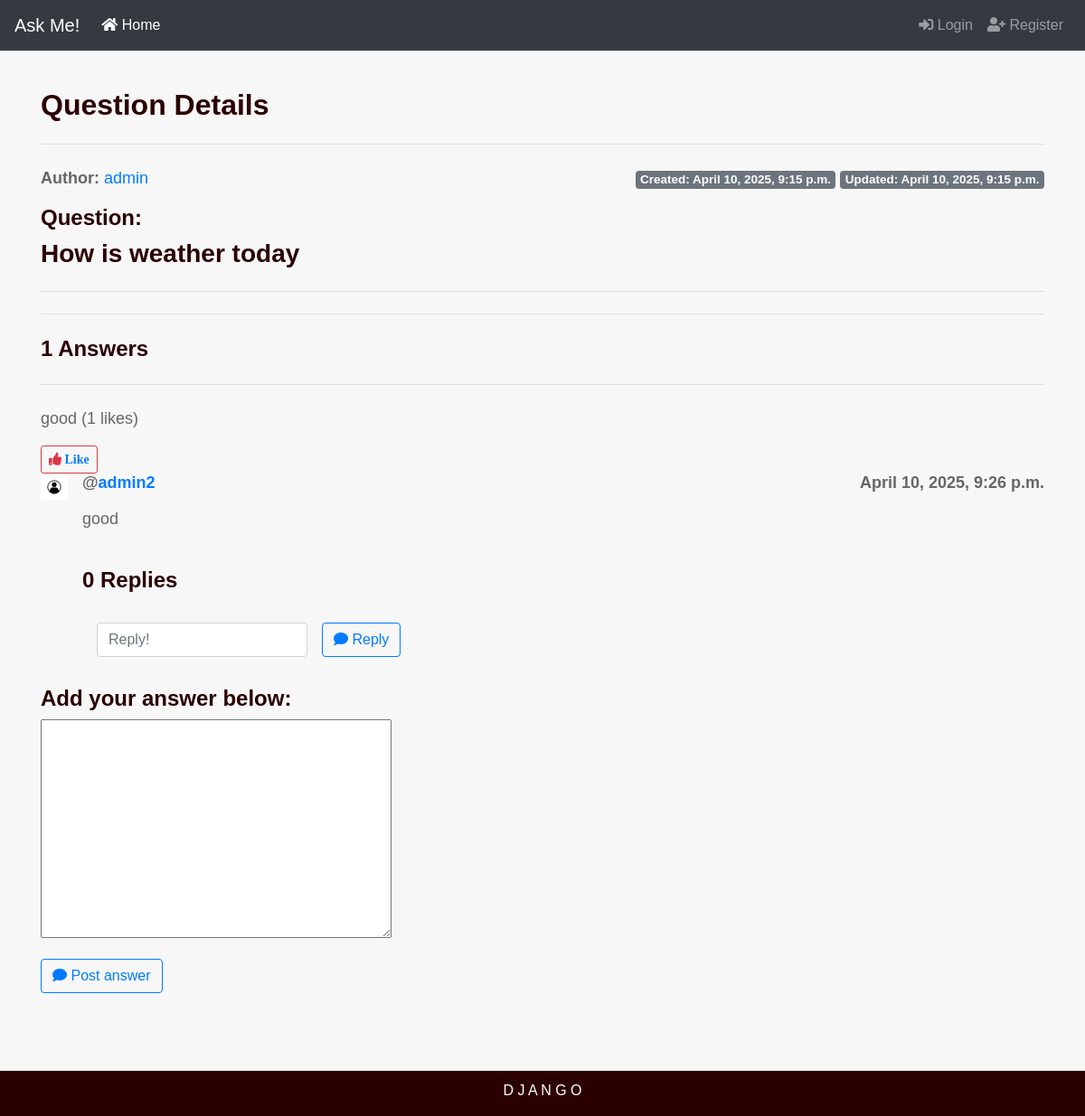
/askme/ques/1/, run on the app's committed database.
### myapp/models.py (models this page shows, shortened)
class Question(models.Model):
    slug = models.SlugField(max_length=120)
    author = models.ForeignKey(User , related_name='blog_posts' , on_delete=models.CASCADE)
    body = models.TextField()
    created = models.DateTimeField(auto_now_add=True)
    updated = models.DateTimeField(auto_now=True)

class Comment(models.Model):
    user = models.ForeignKey(User,on_delete=models.CASCADE,related_name='user_comment')
    ques = models.ForeignKey(Question,on_delete=models.CASCADE,related_name='ques_comment')
    likes = models.ManyToManyField(User , related_name='comment_likes',blank=True)
    content = models.TextField()
    timestamp = models.DateTimeField(auto_now_add=True)

### myapp/views.py (the view)
# urls.py: path('ques/<int:id>/',views.ques_detail,name='ques_detail'),
def ques_detail(request,id):
    ques = get_object_or_404(Question,id=id)
    replies = Replies.objects.all().filter(ques = ques).order_by('-id')
    comments =  Comment.objects.all().filter(ques = ques).order_by('-id')
    if request.method == 'POST':
        if not request.user.is_authenticated:
            return HttpResponseRedirect(reverse('askme:user_login'))
        comment_form = CommentForm(request.POST)
        if comment_form.is_valid():
            cmnt = comment_form.save(commit=False)
            cmnt.user = request.user
            cmnt.ques = ques
            cmnt.save()
            return HttpResponseRedirect(reverse('askme:ques_detail',args = (id,)))
    else:
        comment_form  = CommentForm()
    context = {
        'q': ques,
        'comments' : comments,
        'comment_form' : comment_form ,
        'replies' : replies,
    }
    return render(request, 'ques_detail.html', context=context)

### myapp/forms.py
class CommentForm(forms.ModelForm):
    class Meta:
        model = Comment
        fields = ['content']

### myapp/templatetags/tags.py (called while the page is built)
@register.filter(name='count_reply')
def count_reply(things, category):
    tt =  things.filter(comment=category)
    return tt.count()

@register.filter(name='in_category')
def in_category(things, category):
    return things.filter(comment=category)

### templates/ques_detail.html (shortened to what this page needs)
{% extends 'base.html' %}
{% load static %}
{% load tags %}
{% block content %}
<div>
	<h2 class="display-6">Question Details</h2>
	<hr class="my-4">
	<div>
		<p><strong>Author: </strong><a href="{% url 'askme:profilepage' q.author %}">{{q.author}}</a>
		<span class="float-right">
			<span class="badge badge-secondary">Created: {{q.created}}</span>
			<span class="badge badge-secondary">Updated: {{q.updated}}</span>
		</span></p>
		<h4>Question:</h4><h3>{{q.body}}</h3>
	</div>
	<hr class="my-4">
</div>
<hr class="my-4">
		<h4>{{ comments.count}} Answers </h4>
		<hr class="my-4">
			{% for comment in comments %}
			<p>{{ comment.content }} ({{ comment.likes.count }} likes)</p>
			{% if request.user in comment.likes.all %}
				<button class="btn btn-outline-danger btn-sm">
					<i class="fas fa-thumbs-down">
						<a href="{% url 'askme:like_comment' q.id comment.id %}">Unlike</a>
					</i>
				</button>
			{% else %}
				<button class="btn btn-outline-danger btn-sm">
					<i class="fas fa-thumbs-up">
						<a href="{% url 'askme:like_comment' q.id comment.id %}">Like</a>
					</i>
				</button>
			{% endif %}
			<div class="media">
				<img style="background-color: inherit;" class="mr-3" height="30" width="30" src="{% static 'image.png' %}" alt="Generic placeholder image">
				<div class="media-body">
					<h5 class="mt-0">
						<p><strong>@</strong><a href="{% url 'askme:profilepage' comment.user %}">{{comment.user}}</a>
							<span class="float-right">{{comment.timestamp}}</span>
						</p>
					</h5>
					<p>
						{{ comment.content }}
					</p>
					<br>
					<h4>{{ replies|count_reply:comment}} Replies</h4>
					<br>
					<form class="form-inline" method="POST" action="{% url 'askme:comment_reply' q.id %}">
						<div class="form-group mx-sm-3 mb-2">
							<input class="form-control" type="text" placeholder="Reply!" name="text" value="">
						</div>
						<button class="btn btn-outline-primary mb-2" type="submit" name="comment_id" value="{{comment.id}}"><i class="fas fa-comment"></i> Reply</button>
					</form>
					<br>
				</div>
			</div>
			{% endfor %}
		<h4>Add your answer below:</h4>
		<form method="POST">
    		<div class="form-group">
        {{ comment_form.content }}
    </div>
    <button class="btn btn-outline-primary" type="submit"><i class="fas fa-comment"></i> Post answer</button>
</form>
<br><br>
		<br><br>
{% endblock %}

### static/app.css (style rules this page uses)
* { margin: 0; padding: 0; box-sizing: border-box; }
body { font-family: Arial, sans-serif; }
.jumbotron p { font-size: 18px; color: #666; }
h1, h2, h3, h4, h5, h6 { font-weight: bold; color: #2b0000; }

### data on the page
Question: author "admin", created "April 10, 2025, 9:15 p.m.", updated "April 10, 2025, 9:15 p.m.", body "How is weather today"
Comment: content "good", likes.count "1", shows "Like", user "admin2", timestamp "April 10, 2025, 9:26 p.m.", id "0"

### other printed values
{{ comments.count }} "1"
